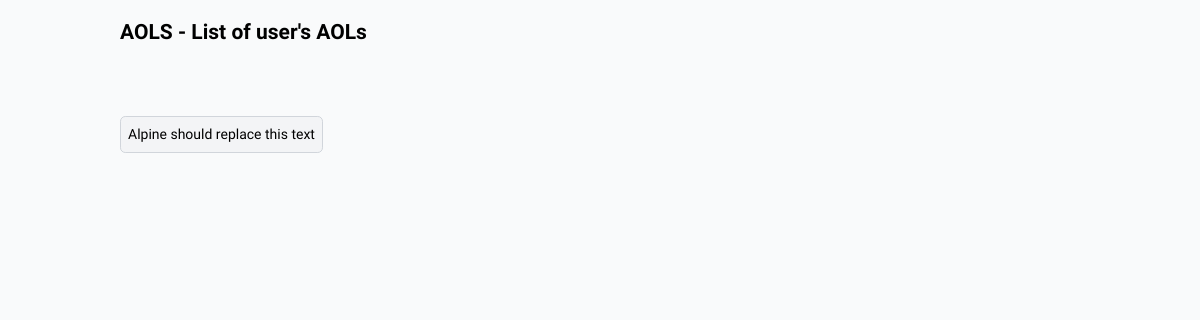
The app's page /aols/ (signed in), older data.
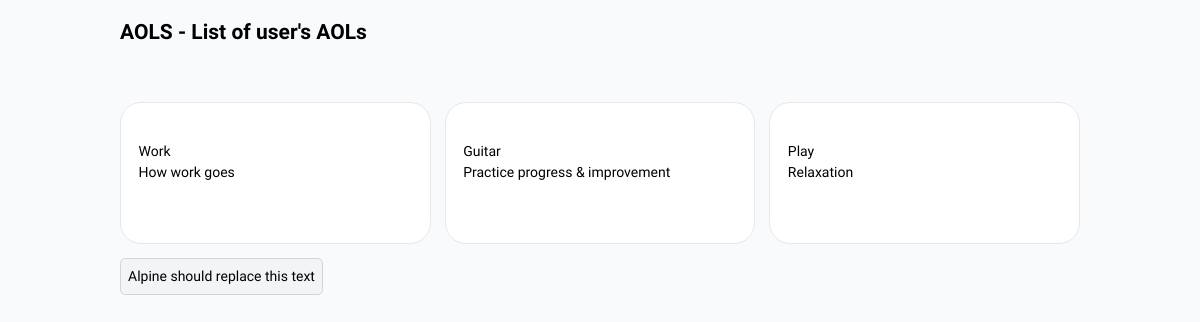
The same page, newer data.
### snapshots/models.py (models this page shows, shortened)
class AreaOfLife(models.Model):
    owner = models.ForeignKey('auth.User', on_delete=models.CASCADE)
    name = models.CharField(max_length=200)
    description = models.TextField()

### rule4be/page_views.py (the view)
# urls.py: path('aols/', page_views.load_aols_page, name='load_aols_page'),
@login_required
def load_aols_page(request):
    aols = request.user.areaoflife_set.all()
    today = datetime.now().strftime('%Y-%m-%d')
    yesterday = (datetime.now() - timezone.timedelta(days=1)
                 ).strftime('%Y-%m-%d')
    last_week = (datetime.now() - timezone.timedelta(days=7)
                 ).strftime('%Y-%m-%d')
    last_month = (datetime.now() - relativedelta(months=1)
                  ).strftime('%Y-%m-%d')
    last_year = (datetime.now() - relativedelta(years=1)).strftime('%Y-%m-%d')
    for aol in aols:
        aol.snapshots = {
            'today': Snapshot.objects.filter(created=today, area_of_life=aol),
            'yesterday': Snapshot.objects.filter(created=yesterday, area_of_life=aol),
            'last_week': Snapshot.objects.filter(created=last_week, area_of_life=aol),
            'last_month': Snapshot.objects.filter(created=last_month, area_of_life=aol),
            'last_year': Snapshot.objects.filter(created=last_year, area_of_life=aol),
        }
    context = {
        'aols': aols,
    }
    return render(request, 'rule4be/aols.html', context)

### rule4be/templates/rule4be/aols.html (shortened to what this page needs)
{% extends 'rule4be/main.html' %}
{% load static %}
{% block content %}
<h1 class="font-semibold text-2xl">AOLS - List of user's AOLs</h1>
<div class="mt-10">
    <button
        hx-get="{% url 'create_aol' %}"
        hx-headers='{"Content-Type":"text/html"}'
        hx-accept="text/html"
        hx-trigger="click"
        hx-target="#create-form"
        hx-swap="outerHTML">
            <i class="icon icon--add"></i>
    </button>
</div>
<div class="aol-container flex gap-4">
    {% for area_of_life in aols %}
    <div class="aol-item card">
        <button hx-get="{% url 'create_snapshot' area_of_life.id %}" hx-headers='{"Content-Type":"text/html"}'
            hx-accept="text/html" hx-target="#create-form-{{ area_of_life.id }}" hx-trigger="click" hx-swap="outerHTML">
            <i class="icon icon--add"></i>
        </button>
        <h1>{{ area_of_life.name }}</h1>
        <p>{{ area_of_life.description }}</p>
        <button hx-get="{% url 'edit_aol' area_of_life.id %}" hx-headers='{"Content-Type":"text/html"}'
            hx-accept="text/html" hx-target="#create-form-{{ area_of_life.id }}" hx-trigger="click" hx-swap="outerHTML">
            <i class="icon icon--edit"></i>
        </button>
        <button hx-get="{% url 'delete_aol' area_of_life.id %}" hx-headers='{"Content-Type":"text/html"}'
            hx-accept="text/html" hx-target="#create-form-{{ area_of_life.id }}" hx-trigger="click" hx-swap="outerHTML">
            <i class="icon icon--delete"></i>
        </button>
        <br>
    </div>
    {% endfor %}
</div>
<button
    id="alpineTest"
    class="border border-gray-300 bg-gray-100 p-2 rounded-md mt-4"
    x-data>Alpine should replace this text</button>
{% endblock %}

### rule4be/templates/rule4be/main.html (shortened to what this page needs)
{% load static %}
<!DOCTYPE html>
<html lang="en">
<head>
    <link rel="stylesheet" href="{% static 'css/tailwind/tailwind-output.css' %}">
</head>
<body class="bg-gray-50">
    <main class="w-full min-h-screen flex flex-col bg-gray-50">
        <div class="page-content__container mx-auto min-w-[960px] mt-5">
            {% block content %}
            {% endblock %}
        </div>
    </main>
</body>
</html>

Row changes from the older to the newer data that the page shows:
added AreaOfLife: name "Work", description "How work goes"
added AreaOfLife: name "Guitar", description "Practice progress & improvement"
added AreaOfLife: name "Play", description "Relaxation"
